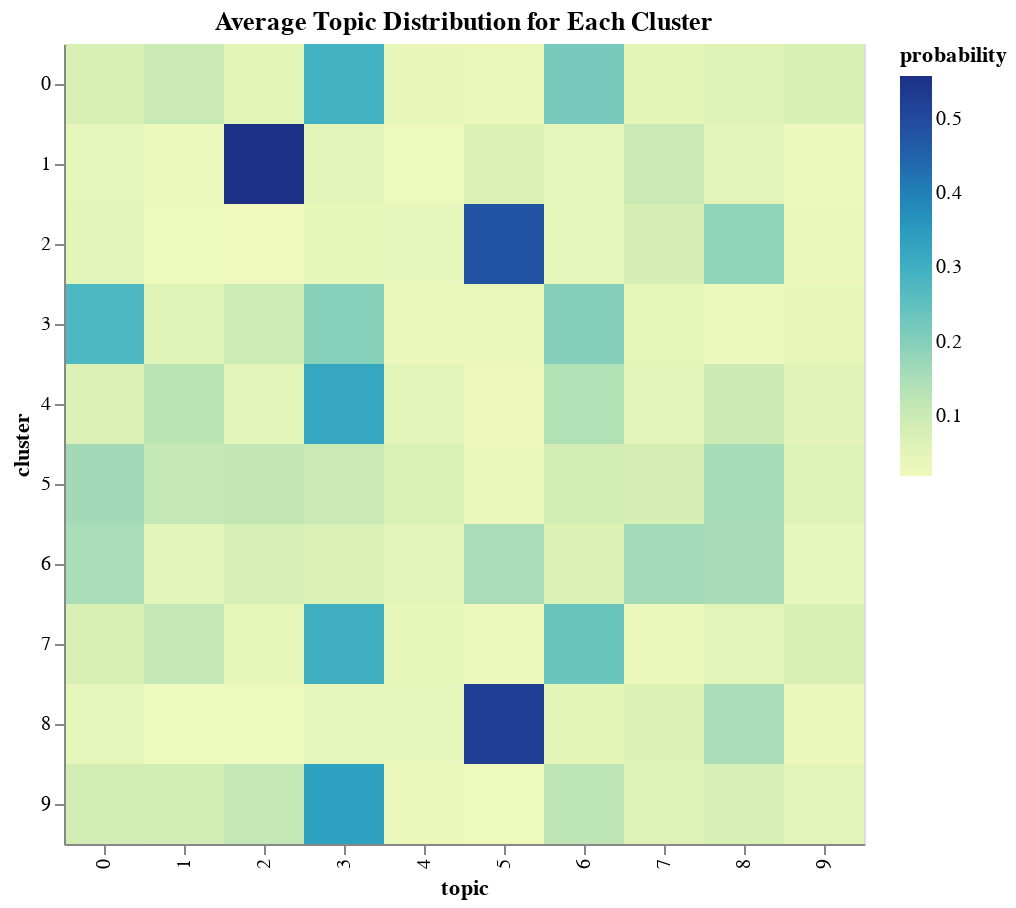

Source (notebook cell):
### Code cell
# Reshape the dataframe to have a row for each cluster and topic
cluster_topics_heatmap_df = cluster_topics_df.avg_topic_distribution.apply(pd.Series).reset_index().rename(columns={'index': 'cluster'}).melt(id_vars='cluster', var_name='topic', value_name='probability')

heatmap = alt.Chart(cluster_topics_heatmap_df).mark_rect().encode(
    x='topic:O',
    y='cluster:O',
    color='probability:Q'
).properties(
    title='Average Topic Distribution for Each Cluster',
    width=400,
    height=400
)

heatmap

### Figure 1 — Vega-Lite specification as saved in the notebook (floating-point values rounded to 4 significant figures)
{"config": {"view": {"continuousWidth": 300, "continuousHeight": 300}}, "data": {"name": "data-51a1a7bc65f78a5f38fe14c6460dd987"}, "mark": {"type": "rect"}, "encoding": {"color": {"field": "probability", "type": "quantitative"}, "x": {"field": "topic", "type": "ordinal"}, "y": {"field": "cluster", "type": "ordinal"}}, "height": 400, "title": "Average Topic Distribution for Each Cluster", "width": 400, "$schema": "https://vega.github.io/schema/vega-lite/v5.16.3.json", "datasets": {"data-51a1a7bc65f78a5f38fe14c6460dd987": [{"cluster": 0, "topic": 0, "probability": 0.07913}, {"cluster": 1, "topic": 0, "probability": 0.0449}, {"cluster": 2, "topic": 0, "probability": 0.05127}, {"cluster": 3, "topic": 0, "probability": 0.2766}, {"cluster": 4, "topic": 0, "probability": 0.06986}, {"cluster": 5, "topic": 0, "probability": 0.1623}, {"cluster": 6, "topic": 0, "probability": 0.1528}, {"cluster": 7, "topic": 0, "probability": 0.07834}, {"cluster": 8, "topic": 0, "probability": 0.0444}, {"cluster": 9, "topic": 0, "probability": 0.08894}, {"cluster": 0, "topic": 1, "probability": 0.1031}, {"cluster": 1, "topic": 1, "probability": 0.02648}, {"cluster": 2, "topic": 1, "probability": 0.02201}, {"cluster": 3, "topic": 1, "probability": 0.05625}, {"cluster": 4, "topic": 1, "probability": 0.1298}, {"cluster": 5, "topic": 1, "probability": 0.1167}, {"cluster": 6, "topic": 1, "probability": 0.05469}, {"cluster": 7, "topic": 1, "probability": 0.1139}, {"cluster": 8, "topic": 1, "probability": 0.02101}, {"cluster": 9, "topic": 1, "probability": 0.08789}, {"cluster": 0, "topic": 2, "probability": 0.04847}, {"cluster": 1, "topic": 2, "probability": 0.5573}, {"cluster": 2, "topic": 2, "probability": 0.01937}, {"cluster": 3, "topic": 2, "probability": 0.1003}, {"cluster": 4, "topic": 2, "probability": 0.0509}, {"cluster": 5, "topic": 2, "probability": 0.1176}, {"cluster": 6, "topic": 2, "probability": 0.08387}, {"cluster": 7, "topic": 2, "probability": 0.0421}, {"cluster": 8, "topic": 2, "probability": 0.02202}, {"cluster": 9, "topic": 2, "probability": 0.1147}, {"cluster": 0, "topic": 3, "probability": 0.2932}, {"cluster": 1, "topic": 3, "probability": 0.05376}, {"cluster": 2, "topic": 3, "probability": 0.04097}, {"cluster": 3, "topic": 3, "probability": 0.1968}, {"cluster": 4, "topic": 3, "probability": 0.3213}, {"cluster": 5, "topic": 3, "probability": 0.1058}, {"cluster": 6, "topic": 3, "probability": 0.07582}, {"cluster": 7, "topic": 3, "probability": 0.3021}, {"cluster": 8, "topic": 3, "probability": 0.04394}, {"cluster": 9, "topic": 3, "probability": 0.3353}, {"cluster": 0, "topic": 4, "probability": 0.03753}, {"cluster": 1, "topic": 4, "probability": 0.02097}, {"cluster": 2, "topic": 4, "probability": 0.03962}, {"cluster": 3, "topic": 4, "probability": 0.02947}, {"cluster": 4, "topic": 4, "probability": 0.05167}, {"cluster": 5, "topic": 4, "probability": 0.07468}, {"cluster": 6, "topic": 4, "probability": 0.05095}, {"cluster": 7, "topic": 4, "probability": 0.04104}, {"cluster": 8, "topic": 4, "probability": 0.03998}, {"cluster": 9, "topic": 4, "probability": 0.03126}, {"cluster": 0, "topic": 5, "probability": 0.0309}, {"cluster": 1, "topic": 5, "probability": 0.06959}, {"cluster": 2, "topic": 5, "probability": 0.4815}, {"cluster": 3, "topic": 5, "probability": 0.03531}, {"cluster": 4, "topic": 5, "probability": 0.02329}, {"cluster": 5, "topic": 5, "probability": 0.03079}, {"cluster": 6, "topic": 5, "probability": 0.1541}, {"cluster": 7, "topic": 5, "probability": 0.0254}, {"cluster": 8, "topic": 5, "probability": 0.5255}, {"cluster": 9, "topic": 5, "probability": 0.02173}, {"cluster": 0, "topic": 6, "probability": 0.2153}, {"cluster": 1, "topic": 6, "probability": 0.04292}, {"cluster": 2, "topic": 6, "probability": 0.04436}, {"cluster": 3, "topic": 6, "probability": 0.198}, {"cluster": 4, "topic": 6, "probability": 0.1416}, {"cluster": 5, "topic": 6, "probability": 0.08795}, {"cluster": 6, "topic": 6, "probability": 0.07082}, {"cluster": 7, "topic": 6, "probability": 0.234}, {"cluster": 8, "topic": 6, "probability": 0.04784}, {"cluster": 9, "topic": 6, "probability": 0.1255}, {"cluster": 0, "topic": 7, "probability": 0.04767}, {"cluster": 1, "topic": 7, "probability": 0.1062}, {"cluster": 2, "topic": 7, "probability": 0.08519}, {"cluster": 3, "topic": 7, "probability": 0.04238}, {"cluster": 4, "topic": 7, "probability": 0.05516}, {"cluster": 5, "topic": 7, "probability": 0.08542}, {"cluster": 6, "topic": 7, "probability": 0.1613}, {"cluster": 7, "topic": 7, "probability": 0.03229}, {"cluster": 8, "topic": 7, "probability": 0.07149}, {"cluster": 9, "topic": 7, "probability": 0.05869}, {"cluster": 0, "topic": 8, "probability": 0.06484}, {"cluster": 1, "topic": 8, "probability": 0.0498}, {"cluster": 2, "topic": 8, "probability": 0.1857}, {"cluster": 3, "topic": 8, "probability": 0.02611}, {"cluster": 4, "topic": 8, "probability": 0.09918}, {"cluster": 5, "topic": 8, "probability": 0.1569}, {"cluster": 6, "topic": 8, "probability": 0.1556}, {"cluster": 7, "topic": 8, "probability": 0.05447}, {"cluster": 8, "topic": 8, "probability": 0.153}, {"cluster": 9, "topic": 8, "probability": 0.08225}, {"cluster": 0, "topic": 9, "probability": 0.07981}, {"cluster": 1, "topic": 9, "probability": 0.02807}, {"cluster": 2, "topic": 9, "probability": 0.03004}, {"cluster": 3, "topic": 9, "probability": 0.03868}, {"cluster": 4, "topic": 9, "probability": 0.05713}, {"cluster": 5, "topic": 9, "probability": 0.06179}, {"cluster": 6, "topic": 9, "probability": 0.04003}, {"cluster": 7, "topic": 9, "probability": 0.0763}, {"cluster": 8, "topic": 9, "probability": 0.03084}, {"cluster": 9, "topic": 9, "probability": 0.05368}]}}
